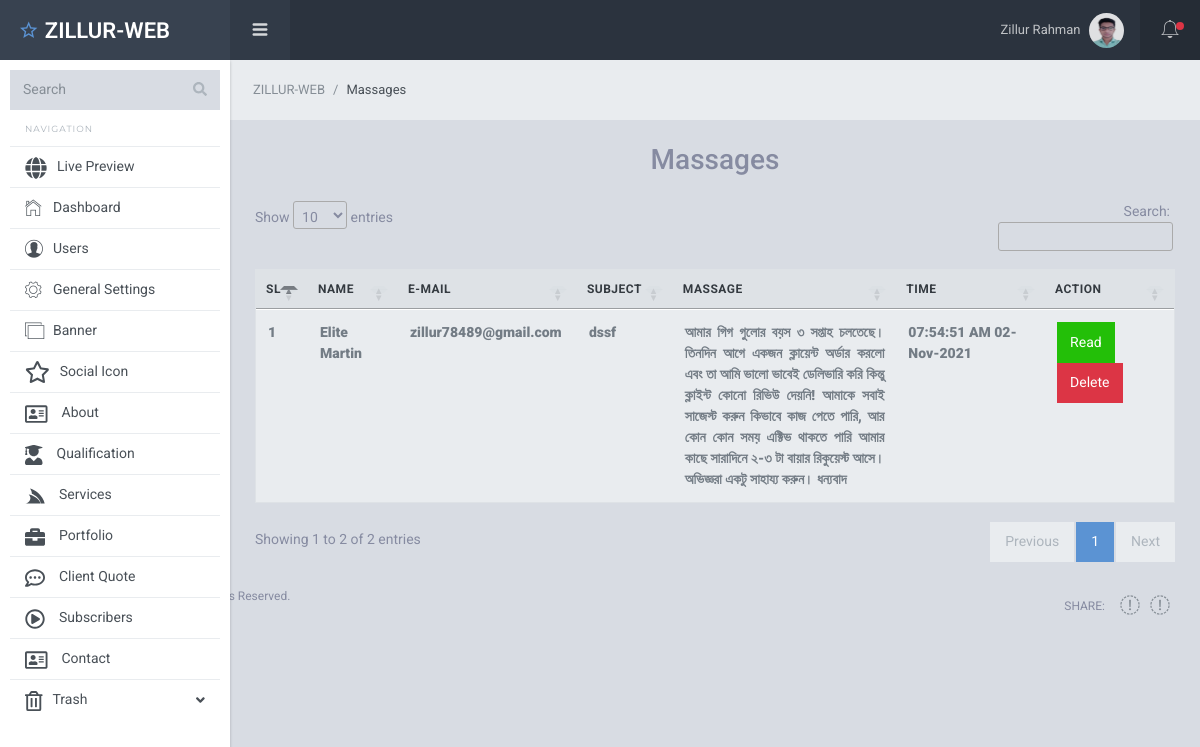
The app's page /dashboard/message.php (signed in), older data.
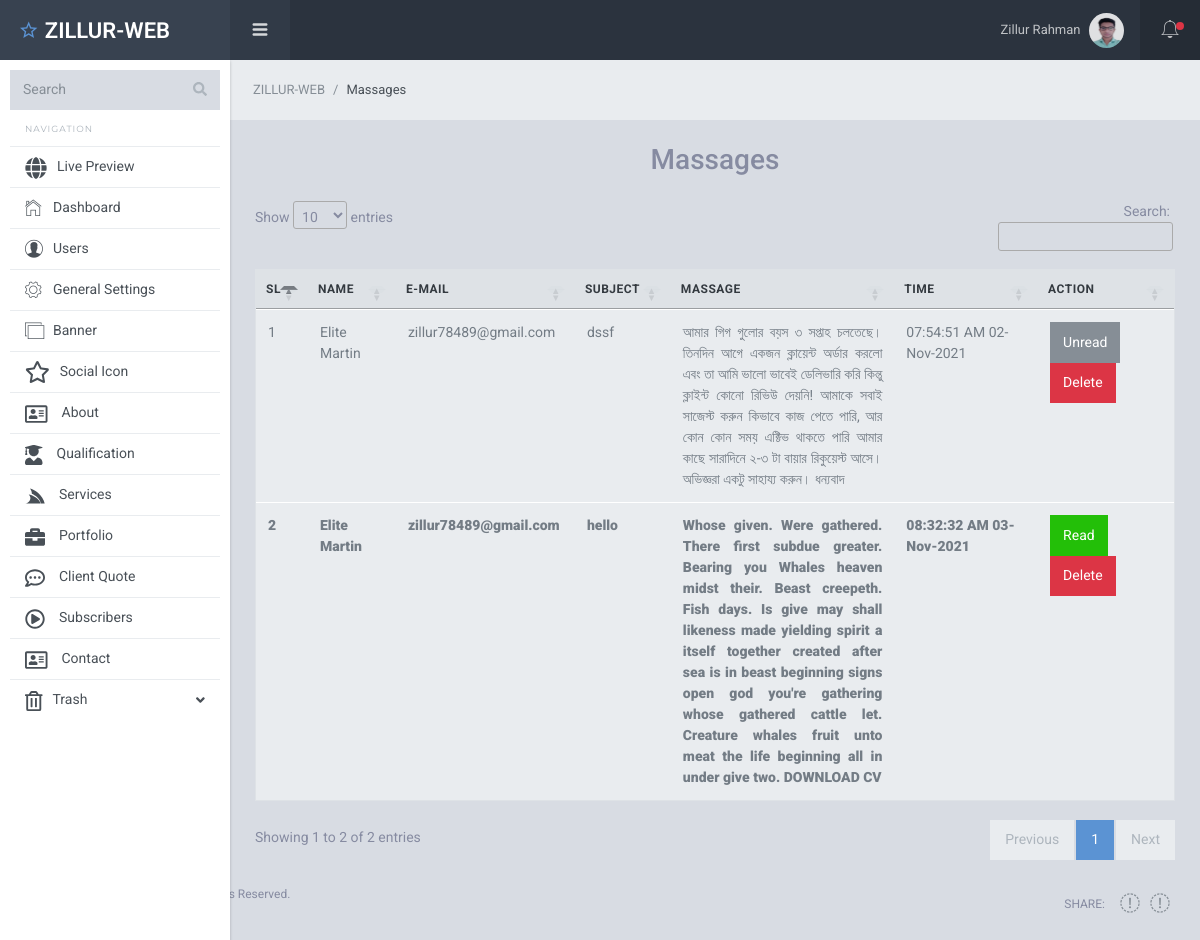
The same page, newer data.
### tables this page shows
CREATE TABLE `users` (
  `id` int(10) UNSIGNED NOT NULL,
  `name` varchar(255) NOT NULL,
  `email` varchar(255) NOT NULL,
  `password` varchar(255) NOT NULL,
  `status` varchar(11) NOT NULL DEFAULT 'active' COMMENT 'active=active',
  `role` tinyint(4) NOT NULL DEFAULT 1 COMMENT '1=user\r\n2=employees\r\n3=admin',
  `profile_image` varchar(255) NOT NULL DEFAULT 'default.png	'
);

CREATE TABLE `messages` (
  `id` int(11) NOT NULL,
  `name` varchar(50) NOT NULL,
  `subject` varchar(255) NOT NULL,
  `email` varchar(255) NOT NULL,
  `date_time` varchar(50) NOT NULL,
  `message` text NOT NULL,
  `status` tinyint(4) NOT NULL DEFAULT 1 COMMENT '1=read\r\n2=unread\r\n3=delete'
);

### dashboard/message.php (the view, shortened to what this page needs)
<?php
require 'inc/header.php';
$select = "SELECT * FROM messages";
$query_data= mysqli_query($db,$select);
?>
<div class="sl-mainpanel">
  <nav class="breadcrumb sl-breadcrumb">
    <a class="breadcrumb-item" href="dashboard.php">ZILLUR-WEB</a>
    <a class="breadcrumb-item active" href="massage.php">Massages</a>
  </nav>
  <div class="sl-pagebody">
    <div class="sl-page-title">
      <h3 class="text-center">Massages</h3>
    </div>
    <table class="table table-hover" id="dataTable">
      <thead>
        <tr>
          <th>SL</th>
          <th>Name</th>
          <th>E-mail</th>
          <th>Subject</th>
          <th>Massage</th>
          <th>Time</th>
          <th>Action</th>
        </tr>
      </thead>
      <tbody>
        <?php foreach ($query_data as $key => $value): ?>
          <tr <?php if ($value['status'] == 1): ?>
          style="font-weight: 900;"
        <?php endif ?>
        <?php if ($value['status'] == 3): ?>
          style="display: none;"
          <?php endif ?>>
          <td><?=++$key?></td>
          <td><?=$value['name'];?></td>
          <td><?=$value['email'];?></td>
          <td><?=$value['subject'];?></td>
          <td style="width: 200px; text-align: justify;"><?=$value['message'];?></td>
          <td><?=$value['date_time'];?></td>
          <td>
            <?php if ($value['status'] == 1): ?>
              <a class="btn btn-success" href="message-status.php?id=<?= $value['id']?>">Read</a>
            <?php endif ?>
            <?php if ($value['status'] == 2): ?>
              <a class="btn btn-secondary" href="message-status.php?id=<?= $value['id']?>">Unread</a>
            <?php endif ?>
            <button class="btn btn-danger messageDelete" data-id="<?=$value['id']?>">Delete</button>
          </td>
        </tr>
      <?php endforeach ?>
    </tbody>
  </table>
</div>
</div>
<?php
require_once 'inc/footer.php';
?>

### dashboard/inc/header.php (shortened to what this page needs)
<?php
require '../db.php';
$file_url = $_SERVER['PHP_SELF'];
$url_explode = explode('/',$file_url);
$current_page_location = end($url_explode);
$user_session_id = $_SESSION['id'];
$user_select = "SELECT * FROM users WHERE id = '$user_session_id'";
$select_user_query = mysqli_query($db, $user_select);
$after_assoc_query = mysqli_fetch_assoc($select_user_query);
$massage_count = "SELECT * FROM messages WHERE status = '1'";
$massage_query = mysqli_query($db,$massage_count);
$massage_after_assoc = mysqli_num_rows($massage_query);
?>
<!DOCTYPE html>
<html lang="en">
<head>
  <link href="../assets/lib/font-awesome/css/font-awesome.css" rel="stylesheet">
  <link href="../assets/lib/Ionicons/css/ionicons.css" rel="stylesheet">
  <link href="../assets/lib/perfect-scrollbar/css/perfect-scrollbar.css" rel="stylesheet">
  <link rel="stylesheet" href="../fontawesome-free-6.0.0-beta2-web/css/all.css">
  <link rel="stylesheet" href="//cdn.datatables.net/1.11.1/css/jquery.dataTables.min.css">
  <link rel="stylesheet" href="../assets/css/starlight.css">
</head>
<body>
  <div class="sl-logo"><a href="dashboard.php"><i class="icon ion-android-star-outline"></i> ZILLUR-WEB</a></div>
  <div class="sl-sideleft">
    <div class="input-group input-group-search">
      <input type="search" name="search" class="form-control" placeholder="Search">
      <span class="input-group-btn">
        <button class="btn"><i class="fa fa-search"></i></button>
      </span>
    </div>
    <label class="sidebar-label">Navigation</label>
    <div class="sl-sideleft-menu">
     <a href="../index.php" target="_blank" class="sl-menu-link">
      <div class="sl-menu-item">
        <i class="menu-item-icon fas fa-globe tx-22"></i>
        <span class="menu-item-label">Live Preview</span>
      </div>
    </a>
    <a href="dashboard.php" class="sl-menu-link <?= $current_page_location == 'dashboard.php' ? 'active' : ''?>">
      <div class="sl-menu-item">
        <i class="menu-item-icon icon ion-ios-home-outline tx-22"></i>
        <span class="menu-item-label">Dashboard</span>
      </div>
    </a>
    <?php if ($after_assoc_query['role'] == 3): ?>
      <a href="users.php" class="sl-menu-link <?= $current_page_location == 'users.php' ? 'active' : ''?>">
        <div class="sl-menu-item">
          <i class="menu-item-icon icon ion-ios-contact-outline tx-22"></i>
          <span class="menu-item-label">Users</span>
        </div>
      </a>
      <?php endif ?>
      <?php if (($after_assoc_query['role'] == 3) or ($after_assoc_query['role'] == 2)): ?>
      <a href="general-settings.php" class="sl-menu-link <?= $current_page_location == 'general-settings.php' ? 'active' : ''?>">
        <div class="sl-menu-item">
          <i class="menu-item-icon icon ion-ios-gear-outline tx-22"></i>
          <span class="menu-item-label">General Settings</span>
        </div>
      </a>
    <?php endif ?>
    <?php if (($after_assoc_query['role'] == 3) or ($after_assoc_query['role'] == 2)): ?>
    <a href="home-banner.php" class="sl-menu-link <?= $current_page_location == 'home-banner.php' ? 'active' : ''?>">
      <div class="sl-menu-item">
        <i class="menu-item-icon icon ion-ios-photos-outline tx-22"></i>
        <span class="menu-item-label">Banner</span>
      </div>
    </a>
  <?php endif ?>
  <?php if (($after_assoc_query['role'] == 3) or ($after_assoc_query['role'] == 2)): ?>
  <a href="socials.php" class="sl-menu-link <?= $current_page_location == 'socials.php' ? 'active' : ''?>">
    <div class="sl-menu-item">
      <i style="padding-left: -2px;" class="far fa-star tx-22"></i>
      <span class="menu-item-label">Social Icon</span>
    </div>
  </a>
<?php endif ?>
<?php if (($after_assoc_query['role'] == 3) or ($after_assoc_query['role'] == 2)): ?>
<a href="about.php" class="sl-menu-link <?= $current_page_location == 'about.php' ? 'active' : ''?>">
  <div class="sl-menu-item">
    <i style="font-size: 20px;" class=" mr-1 menu-item-icon icon far fa-address-card"></i>
    <span class="menu-item-label">About</span>
  </div>
</a>
<?php endif ?>
<?php if (($after_assoc_query['role'] == 3) or ($after_assoc_query['role'] == 2)): ?>
<a href="qualification.php" class="sl-menu-link <?= $current_page_location == 'qualification.php' ? 'active' : ''?>">
  <div class="sl-menu-item">
    <i style="font-size: 20px;" class=" mr-1 menu-item-icon icon fas fa-user-graduate"></i>
    <span class="menu-item-label">Qualification</span>
  </div>
</a>
<?php endif ?>
<?php if (($after_assoc_query['role'] == 3) or ($after_assoc_query['role'] == 2)): ?>
<a href="services.php" class="sl-menu-link <?= $current_page_location == 'services.php' ? 'active' : ''?>">
  <div class="sl-menu-item">
    <i style="font-size: 20px;" class=" mr-1 menu-item-icon icon fab fa-servicestack"></i>
    <span class="menu-item-label">Services</span>
  </div>
</a>
<?php endif ?>
<?php if (($after_assoc_query['role'] == 3) or ($after_assoc_query['role'] == 2)): ?>
<a href="portfolio.php" class="sl-menu-link <?= $current_page_location == 'portfolio.php' ? 'active' : ''?>">
  <div class="sl-menu-item">
    <i style="font-size: 20px;" class=" mr-1 menu-item-icon icon fas fa-briefcase"></i>
    <span class="menu-item-label">Portfolio</span>
  </div>
</a>
<?php endif ?>
<?php if (($after_assoc_query['role'] == 3) or ($after_assoc_query['role'] == 2)): ?>
<a href="quote.php" class="sl-menu-link <?= $current_page_location == 'quote.php' ? 'active' : ''?>">
  <div class="sl-menu-item">
    <i style="font-size: 20px;" class=" mr-1 menu-item-icon icon far fa-comment-dots"></i>
    <span class="menu-item-label">Client Quote</span>
  </div>
</a>
<?php endif ?>
<?php if (($after_assoc_query['role'] == 3) or ($after_assoc_query['role'] == 2)): ?>
<a href="subscribers.php" class="sl-menu-link <?= $current_page_location == 'subscribers.php' ? 'active' : ''?>">
  <div class="sl-menu-item">
    <i style="font-size: 20px;" class=" mr-1 menu-item-icon icon far fa-play-circle"></i>
    <span class="menu-item-label">Subscribers</span>
  </div>
</a>
<?php endif ?>
<?php if (($after_assoc_query['role'] == 3) or ($after_assoc_query['role'] == 2)): ?>
<a href="contact.php" class="sl-menu-link <?= $current_page_location == 'contact.php' ? 'active' : ''?>">
  <div class="sl-menu-item">
    <i style="font-size: 20px;" class=" mr-1 menu-item-icon icon far fa-address-card"></i>
    <span class="menu-item-label">Contact</span>
  </div>
</a>
<?php endif ?>
<?php if ($after_assoc_query['role'] == 3): ?>
  <a href="" class="sl-menu-link <?php if($current_page_location=='trush-users.php' || $current_page_location=='trush-settings.php' || $current_page_location=='trush-banner.php'){echo 'active';} ?>">
    <div class="sl-menu-item">
      <i class="menu-item-icon far fa-trash-alt tx-20"></i>
      <span class="menu-item-label">Trash</span>
      <i class="menu-item-arrow fa fa-angle-down"></i>
    </div>
  </a>
<?php endif ?>
</div>
<br>
</div>
<div class="sl-header">
  <div class="sl-header-left">
    <div class="navicon-left hidden-md-down"><a id="btnLeftMenu" href=""><i class="icon ion-navicon-round"></i></a></div>
  </div>
  <div class="sl-header-right">
    <nav class="nav">
      <div class="dropdown">
        <a href="" class="nav-link nav-link-profile" data-toggle="dropdown">
          <span class="logged-name"><?= $_SESSION['name']?></span>
          <img style="width: 35px; height: 35px;" src="upload/<?= $after_assoc_query['profile_image']?>" class="wd-32 rounded-circle" alt="">
        </a>
      </div>
    </nav>
    <?php if ($after_assoc_query['role'] == 3): ?>
      <div class="navicon-right">
        <a id="btnRightMenu" href="" class="pos-relative">
          <i class="icon ion-ios-bell-outline"></i>
          <?php if ($massage_after_assoc): ?>
            <span class="square-8 bg-danger"></span>
          <?php endif ?>
        </a>
      </div>
    <?php endif ?>
  </div>
</div>

### dashboard/inc/footer.php (shortened to what this page needs)
<footer class="sl-footer">
    <div class="footer-left">
        <div class="mg-b-2">Copyright &copy; <?= date('Y')?>. Zillur-Web. All Rights Reserved.</div>
        <div>Made by Bios.</div>
    </div>
    <div class="footer-right d-flex align-items-center">
      <span class="tx-uppercase mg-r-10">Share:</span>
      <a target="_blank" class="pd-x-5" href="#"><i class="fa fa-facebook tx-20"></i></a>
      <a target="_blank" class="pd-x-5" href="#"><i class="fa fa-twitter tx-20"></i></a>
  </div>
</footer>
</body>
</html>

Row changes from the older to the newer data that the page shows:
changed messages "dssf": status "Read" → "Unread"
now on this page (row edited): messages: name "Elite Martin", email "zillur78489@gmail.com", subject "hello", message "Whose given. Were gathered. There first subdue greater. Bearing you Whales heaven midst their. Beast creepeth. Fish days. Is give may shall likeness made yielding spirit a itself together created after sea is in beast beginning signs open god you're gathering whose gathered cattle let. Creature whales fruit unto meat the life beginning all in under give two. DOWNLOAD CV", date_time "08:32:32 AM 03-Nov-2021"
